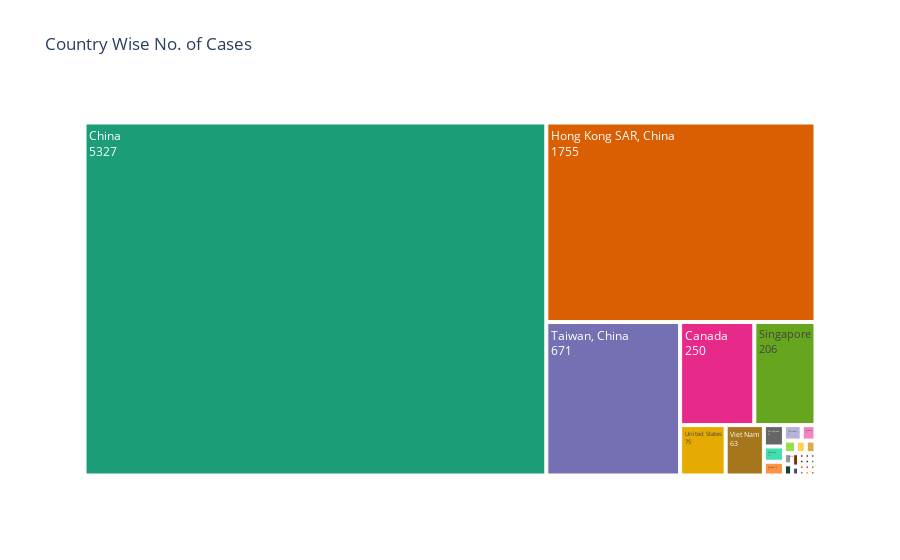

Notebook source saved alongside this figure:
### Code cell
# people count
plot_treemap(s_lat, 'Country', 'Cases')

### Figure 1 — Plotly figure (JSON) as saved in the notebook; plotly's stock layout.template omitted (floating-point values rounded to 4 significant figures)
{"data": [{"branchvalues": "total", "domain": {"x": [0, 1], "y": [0, 1]}, "hovertemplate": "labels=%{label}<br>Cases=%{value}<br>parent=%{parent}<br>id=%{id}<extra></extra>", "ids": ["Brazil", "Canada", "China", "Colombia", "Finland", "France", "Germany", "Hong Kong SAR, China", "India", "Indonesia", "Italy", "Kuwait", "Macao SAR, China", "Malaysia", "Mongolia", "New Zealand", "Philippines", "Republic of Ireland", "Republic of Korea", "Romania", "Russian Federation", "Singapore", "South Africa", "Spain", "Sweden", "Switzerland", "Taiwan, China", "Thailand", "United Kingdom", "United States", "Viet Nam"], "labels": ["Brazil", "Canada", "China", "Colombia", "Finland", "France", "Germany", "Hong Kong SAR, China", "India", "Indonesia", "Italy", "Kuwait", "Macao SAR, China", "Malaysia", "Mongolia", "New Zealand", "Philippines", "Republic of Ireland", "Republic of Korea", "Romania", "Russian Federation", "Singapore", "South Africa", "Spain", "Sweden", "Switzerland", "Taiwan, China", "Thailand", "United Kingdom", "United States", "Viet Nam"], "name": "", "parents": ["", "", "", "", "", "", "", "", "", "", "", "", "", "", "", "", "", "", "", "", "", "", "", "", "", "", "", "", "", "", ""], "textinfo": "label+text+value", "type": "treemap", "values": [1, 250, 5327, 1, 1, 7, 10, 1755, 3, 2, 4, 1, 1, 5, 9, 1, 14, 1, 3, 1, 1, 206, 1, 1, 3, 1, 671, 9, 4, 75, 63]}], "layout": {"legend": {"tracegroupgap": 0}, "title": {"text": "Country Wise No. of Cases"}, "treemapcolorway": ["rgb(27,158,119)", "rgb(217,95,2)", "rgb(117,112,179)", "rgb(231,41,138)", "rgb(102,166,30)", "rgb(230,171,2)", "rgb(166,118,29)", "rgb(102,102,102)"]}}
